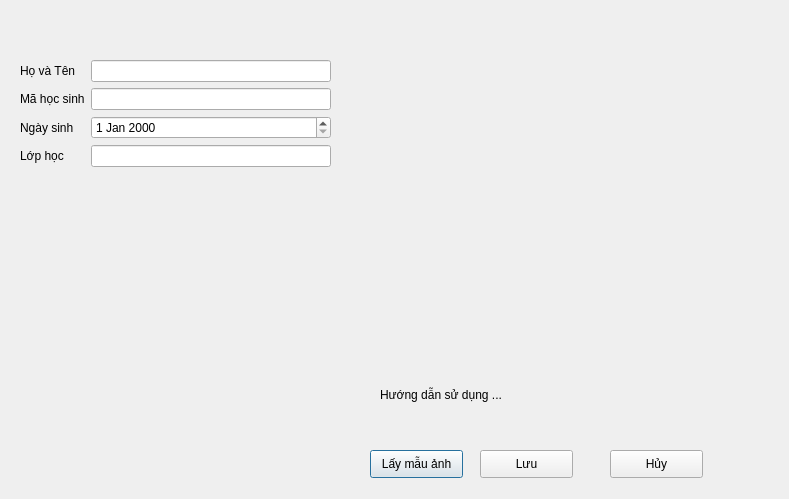
<?xml version="1.0" encoding="UTF-8"?>
<ui version="4.0">
 <class>Dialog</class>
 <widget class="QDialog" name="Dialog">
  <property name="geometry">
   <rect>
    <x>0</x>
    <y>0</y>
    <width>789</width>
    <height>499</height>
   </rect>
  </property>
  <property name="windowTitle">
   <string>Đăng ký thông tin học sinh</string>
  </property>
  <widget class="QWidget" name="formLayoutWidget">
   <property name="geometry">
    <rect>
     <x>20</x>
     <y>60</y>
     <width>311</width>
     <height>171</height>
    </rect>
   </property>
   <layout class="QFormLayout" name="formLayout">
    <item row="0" column="0">
     <widget class="QLabel" name="nameLabel">
      <property name="text">
       <string>Họ và Tên</string>
      </property>
     </widget>
    </item>
    <item row="0" column="1">
     <widget class="QLineEdit" name="nameLineEdit"/>
    </item>
    <item row="1" column="0">
     <widget class="QLabel" name="idLabel">
      <property name="text">
       <string>Mã học sinh</string>
      </property>
     </widget>
    </item>
    <item row="1" column="1">
     <widget class="QLineEdit" name="idLineEdit"/>
    </item>
    <item row="2" column="0">
     <widget class="QLabel" name="birthdayLabel">
      <property name="text">
       <string>Ngày sinh</string>
      </property>
     </widget>
    </item>
    <item row="2" column="1">
     <widget class="QDateEdit" name="birthdayDateEdit"/>
    </item>
    <item row="3" column="0">
     <widget class="QLabel" name="classLabel">
      <property name="text">
       <string>Lớp học</string>
      </property>
     </widget>
    </item>
    <item row="3" column="1">
     <widget class="QLineEdit" name="classLineEdit"/>
    </item>
   </layout>
  </widget>
  <widget class="ImageWidget" name="widget" native="true">
   <property name="geometry">
    <rect>
     <x>380</x>
     <y>60</y>
     <width>361</width>
     <height>271</height>
    </rect>
   </property>
  </widget>
  <widget class="QLabel" name="label">
   <property name="geometry">
    <rect>
     <x>380</x>
     <y>379</y>
     <width>331</width>
     <height>31</height>
    </rect>
   </property>
   <property name="text">
    <string>Hướng dẫn sử dụng ...</string>
   </property>
  </widget>
  <widget class="QPushButton" name="pushButton">
   <property name="geometry">
    <rect>
     <x>370</x>
     <y>450</y>
     <width>93</width>
     <height>28</height>
    </rect>
   </property>
   <property name="text">
    <string>Lấy mẫu ảnh</string>
   </property>
  </widget>
  <widget class="QPushButton" name="pushButton_2">
   <property name="geometry">
    <rect>
     <x>480</x>
     <y>450</y>
     <width>93</width>
     <height>28</height>
    </rect>
   </property>
   <property name="text">
    <string>Lưu</string>
   </property>
  </widget>
  <widget class="QPushButton" name="pushButton_3">
   <property name="geometry">
    <rect>
     <x>610</x>
     <y>450</y>
     <width>93</width>
     <height>28</height>
    </rect>
   </property>
   <property name="text">
    <string>Hủy</string>
   </property>
  </widget>
 </widget>
 <customwidgets>
  <customwidget>
   <class>ImageWidget</class>
   <extends>QWidget</extends>
   <header>imagewidget.h</header>
   <container>1</container>
  </customwidget>
 </customwidgets>
 <resources/>
 <connections/>
</ui>
